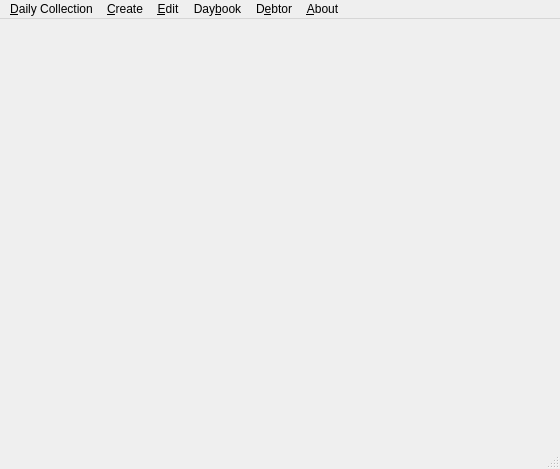
<?xml version="1.0" encoding="UTF-8"?>
<ui version="4.0">
 <class>DailyCollectionWindow</class>
 <widget class="QMainWindow" name="DailyCollectionWindow">
  <property name="geometry">
   <rect>
    <x>0</x>
    <y>0</y>
    <width>560</width>
    <height>469</height>
   </rect>
  </property>
  <property name="windowTitle">
   <string>Daily Collection</string>
  </property>
  <property name="windowIcon">
   <iconset resource="dailycollection.qrc">
    <normaloff>:/icon.png</normaloff>:/icon.png</iconset>
  </property>
  <widget class="QWidget" name="centralwidget"/>
  <widget class="QMenuBar" name="menubar">
   <property name="geometry">
    <rect>
     <x>0</x>
     <y>0</y>
     <width>560</width>
     <height>26</height>
    </rect>
   </property>
   <widget class="QMenu" name="menu_Daily_Collection">
    <property name="title">
     <string>&amp;Daily Collection</string>
    </property>
    <addaction name="actionTransactions"/>
    <addaction name="separator"/>
    <addaction name="actionBackup"/>
    <addaction name="actionRestore"/>
    <addaction name="separator"/>
    <addaction name="actionExit"/>
   </widget>
   <widget class="QMenu" name="menuCreate">
    <property name="title">
     <string>&amp;Create</string>
    </property>
    <addaction name="action_CreateAgent"/>
    <addaction name="action_CreateDebtor"/>
   </widget>
   <widget class="QMenu" name="menu_Edit">
    <property name="title">
     <string>&amp;Edit</string>
    </property>
    <addaction name="action_EditAgent"/>
    <addaction name="action_EditDebtor"/>
    <addaction name="action_EditTransaction"/>
   </widget>
   <widget class="QMenu" name="menuDay_book">
    <property name="title">
     <string>Day&amp;book</string>
    </property>
    <addaction name="action_DaybookAgent"/>
    <addaction name="action_DaybookAllAgents"/>
    <addaction name="action_DaybookBalance"/>
   </widget>
   <widget class="QMenu" name="menuD_ebtor">
    <property name="title">
     <string>D&amp;ebtor</string>
    </property>
    <addaction name="action_DebtorInstallment"/>
    <addaction name="action_DebtorDetails"/>
    <addaction name="action_DebtorTransactions"/>
   </widget>
   <widget class="QMenu" name="menuAbout">
    <property name="title">
     <string>&amp;About</string>
    </property>
    <addaction name="action_AboutDailyCollection"/>
   </widget>
   <addaction name="menu_Daily_Collection"/>
   <addaction name="menuCreate"/>
   <addaction name="menu_Edit"/>
   <addaction name="menuDay_book"/>
   <addaction name="menuD_ebtor"/>
   <addaction name="menuAbout"/>
  </widget>
  <widget class="QStatusBar" name="statusbar"/>
  <action name="actionTransactions">
   <property name="text">
    <string>&amp;Transactions</string>
   </property>
  </action>
  <action name="actionBackup">
   <property name="text">
    <string>&amp;Backup</string>
   </property>
  </action>
  <action name="actionRestore">
   <property name="text">
    <string>&amp;Restore</string>
   </property>
  </action>
  <action name="actionExit">
   <property name="text">
    <string>E&amp;xit</string>
   </property>
   <property name="shortcut">
    <string>Ctrl+Q</string>
   </property>
  </action>
  <action name="action_CreateAgent">
   <property name="text">
    <string>&amp;Agent</string>
   </property>
  </action>
  <action name="action_CreateDebtor">
   <property name="text">
    <string>&amp;Debtor</string>
   </property>
  </action>
  <action name="action_EditAgent">
   <property name="text">
    <string>&amp;Agent</string>
   </property>
  </action>
  <action name="action_EditDebtor">
   <property name="text">
    <string>&amp;Debtor</string>
   </property>
  </action>
  <action name="action_EditTransaction">
   <property name="text">
    <string>&amp;Transaction</string>
   </property>
  </action>
  <action name="action_DaybookAgent">
   <property name="text">
    <string>&amp;Agent</string>
   </property>
  </action>
  <action name="action_DaybookAllAgents">
   <property name="text">
    <string>A&amp;ll Agents</string>
   </property>
  </action>
  <action name="action_DaybookBalance">
   <property name="text">
    <string>&amp;Balance</string>
   </property>
  </action>
  <action name="action_DebtorInstallment">
   <property name="text">
    <string>&amp;Installment</string>
   </property>
  </action>
  <action name="action_DebtorDetails">
   <property name="text">
    <string>&amp;Details</string>
   </property>
  </action>
  <action name="action_DebtorTransactions">
   <property name="text">
    <string>&amp;Transactions</string>
   </property>
  </action>
  <action name="action_AboutDailyCollection">
   <property name="text">
    <string>About &amp;Daily Collection</string>
   </property>
   <property name="shortcut">
    <string>F1</string>
   </property>
  </action>
 </widget>
 <resources>
  <include location="dailycollection.qrc"/>
 </resources>
 <connections>
  <connection>
   <sender>actionExit</sender>
   <signal>activated()</signal>
   <receiver>DailyCollectionWindow</receiver>
   <slot>close()</slot>
   <hints>
    <hint type="sourcelabel">
     <x>-1</x>
     <y>-1</y>
    </hint>
    <hint type="destinationlabel">
     <x>265</x>
     <y>213</y>
    </hint>
   </hints>
  </connection>
 </connections>
</ui>
